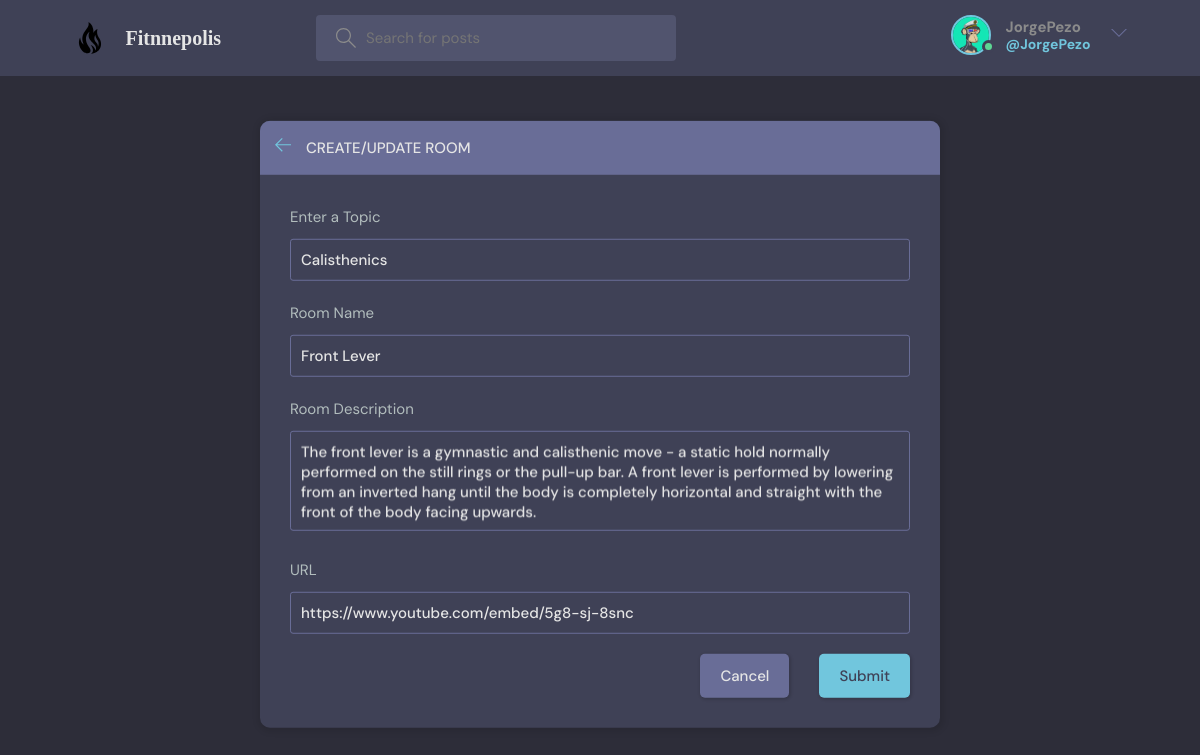
The page /update-room/1/ (signed in) on the database its author committed.
### playground/models.py (models this page shows, shortened)
class User(AbstractUser):
    name = models.CharField(max_length=200, null=True)
    email = models.EmailField(unique=True, null=True)
    bio = models.TextField(null=True)
    avatar = models.ImageField(null=True, default="avatar.svg")
    USERNAME_FIELD = 'email'
    REQUIRED_FIELDS = []

class Room(models.Model):
    host = models.ForeignKey(User, on_delete=models.SET_NULL, null=True)
    topic = models.ForeignKey(Topic, on_delete=models.SET_NULL, null=True)
    name = models.CharField(max_length=200)
    description = models.TextField(null=True, blank=True)
    participants = models.ManyToManyField(User, related_name='participants', blank=True)
    url = EmbedVideoField(null=True)
    updated = models.DateTimeField(auto_now=True)
    created = models.DateTimeField(auto_now_add=True)
    image = models.ImageField(null=True, upload_to='media')
    class Meta:
        ordering = ['-updated', '-created']

class Topic(models.Model):
    name = models.CharField(max_length=200)

### playground/views.py (the view, shortened to what this page needs)
# urls.py: path('update-room/<str:pk>/', views.updateRoom, name="update-room"),
@login_required(login_url='login')
def updateRoom(request, pk):
    room = Room.objects.get(id=pk)
    form = RoomForm(instance=room)
    topics = Topic.objects.all()
    if request.user != room.host:
        return HttpResponse('You are not allowed here')
    context = {'form': form, 'topics': topics, 'room': room}
    return render(request, 'playground/room_form.html', context)

### playground/forms.py
class RoomForm(ModelForm):
    class Meta:
        model = Room
        fields = '__all__'
        exclude = ['host', 'participants']

### playground/templates/playground/room_form.html (shortened to what this page needs)
{% extends 'main.html' %}
{% block content %}
<main class="create-room layout">
  <div class="container">
    <div class="layout__box">
      <div class="layout__boxHeader">
        <div class="layout__boxTitle">
          <a href="{% url 'home' %}">
            <svg version="1.1" xmlns="http://www.w3.org/2000/svg" width="32" height="32" viewBox="0 0 32 32">
              <title>arrow-left</title>
              <path
                d="M13.723 2.286l-13.723 13.714 13.719 13.714 1.616-1.611-10.96-10.96h27.625v-2.286h-27.625l10.965-10.965-1.616-1.607z">
              </path>
            </svg>
          </a>
          <h3>Create/Update Room</h3>
        </div>
      </div>
      <div class="layout__body">
        <form class="form" action="" method="POST">
          <div class="form__group">
            <label for="room_topic">Enter a Topic</label>
            <input required type="text" value="{{room.topic.name}}" name="topic" list="topic-list">
          </div>
          <div class="form__group">
            <label for="room_name">Room Name</label>
            {{form.name}}
          </div>
          <div class="form__group">
            <label for="room_description">Room Description</label>
            {{form.description}}
          </div>
          <div class="form__group">
            <label for="room_url">URL</label>
            {{form.url}}
          </div>
          <div class="form__action">
            <a class="btn btn--dark" href="{{request.META.HTTP_REFERER}}">Cancel</a>
            <button class="btn btn--main" type="submit">Submit</button>
          </div>
        </form>
      </div>
    </div>
  </div>
</main>
{% endblock content %}

### templates/navbar.html (shortened to what this page needs)
{% load static %}
<header class="header header--loggedIn">
      <div class="container">
        <a href="{% url 'home' %}" class="header__logo">
          <img src="{% static 'images/fire.svg' %}" />
          <h1>
            <strong style="font-family: MV Boli"> Fitnnepolis</strong>
          </h1>
        </a>
        <form class="header__search" method="GET" action="{% url 'home' %}">
          <label>
            <input name="q" placeholder="Search for posts" />
          </label>
        </form>
        <nav class="header__menu">
          {% if request.user.is_authenticated %}
          <div class="header__user">
            <a href="{% url 'user-profile' user.id %}">
              <div class="avatar avatar--medium active">
                <img src="{{request.user.avatar.url}}" />
              </div>
              <p> <strong>{{request.user.username}}</strong> <span><strong>@{{request.user.username}}</strong></span></p>
            </a>
            <button class="dropdown-button">
              <svg version="1.1" xmlns="http://www.w3.org/2000/svg" width="32" height="32" viewBox="0 0 32 32">
                <title>chevron-down</title>
                <path d="M16 21l-13-13h-3l16 16 16-16h-3l-13 13z"></path>
              </svg>
            </button>
          </div>
          {% else %}
           <a href="{% url 'login' %}">
            <img src="{% static 'images/avatar.svg' %}" />
            <p>Login</p>
          </a>
            {% endif %}
        </nav>
      </div>
    </header>

### rows shown on the page
User: user.avatar (picture), user.username "JorgePezo"
Room: topic "Calisthenics", name "Front Lever", description "The front lever is a gymnastic and calisthenic move - a static hold normally performed on the still rings or the pull-up bar. A front lever is performed by lowering from an inverted hang until the body is completely horizontal and straight with the front of the body facing upwards.", url "https://www.youtube.com/embed/5g8-sj-8snc"
